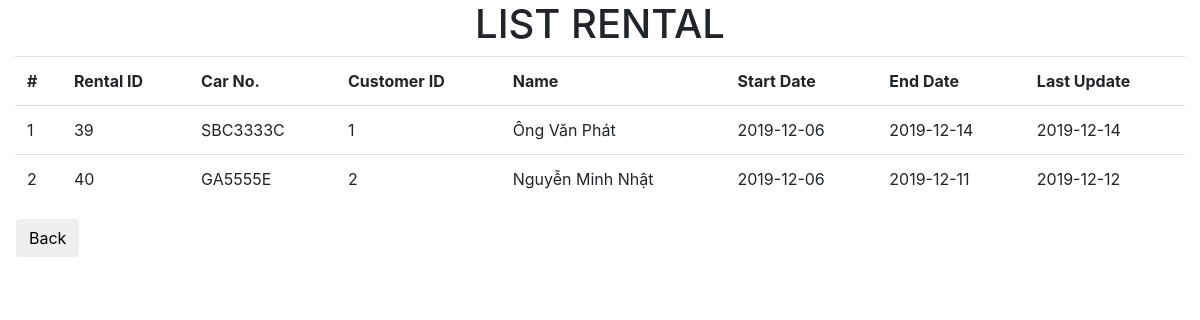
Screenshot of /index.php?action=rentalList with the database file from the repository.
### tables this page shows
CREATE TABLE `rentalrecords` (
  `rentalID` int(11) NOT NULL,
  `carRegNo` varchar(25) DEFAULT NULL,
  `customerID` int(11) DEFAULT NULL,
  `startDate` date NOT NULL,
  `endDate` date NOT NULL,
  `lastUpdate` date NOT NULL
);

CREATE TABLE `customers` (
  `customerID` int(11) NOT NULL,
  `customerName` varchar(60) NOT NULL,
  `address` varchar(250) NOT NULL,
  `phone` int(11) NOT NULL,
  `discount` decimal(10,2) NOT NULL
);

### index.php (called while the page is built, shortened)
<?php
require_once "controller/controllerRental.php";
$controller = new ControllerRental();
$controller->invoke();

### model/CarRental.php (called while the page is built, shortened)
<?php
class CarRental
{
    public static function getRentalRecords()
    {
        $connection = Database::connectDB();
        $query = "SELECT r.*,c.customerName FROM rentalRecords r INNER JOIN customers c ON c.customerID = r.customerID";
        try {
            $stmt = $connection->prepare($query);
            $stmt->execute();
            $result = $stmt->fetchAll(PDO::FETCH_ASSOC);
            return $result;
        } catch (PDOException $e) {
            date_default_timezone_set("Asia/Bangkok");
            $date = date("d:m:y h:i:s");
            file_put_contents('getRentalRecordLog.txt', $date." ".$e->getMessage()."\n\n", 8);
            return false;
        }
    }
}

### view/rental/rentalList.php (the view, shortened to what this page needs)
<!doctype html>
<html lang="en">
<head>
    <link rel="stylesheet" href="view/bootstrap4/css/bootstrap.min.css">
</head>
<body>
<div class="container-fluid">
    <h1 class="text-center">LIST RENTAL</h1>
    <table class="table">
        <tr>
            <th>#</th>
            <th>Rental ID</th>
            <th>Car No.</th>
            <th>Customer ID</th>
            <th>Name</th>
            <th>Start Date</th>
            <th>End Date</th>
            <th>Last Update</th>
        </tr>
        <?php $count = 1;
        foreach ($rentalList as $value):?>
            <tr>
                <td><?php echo $count++; ?></td>
                <td><?php echo $value['rentalID']; ?></td>
                <td><?php echo $value['carRegNo']; ?></td>
                <td><?php echo $value['customerID']; ?></td>
                <td><?php echo $value['customerName']; ?></td>
                <td><?php echo $value['startDate']; ?></td>
                <td><?php echo $value['endDate']; ?></td>
                <td><?php echo $value['lastUpdate']; ?></td>
            </tr>
        <?php endforeach; ?>
    </table>
</div>
<button class="btn ml-3" onclick="window.location.href='index.php'">Back</button>
</body>
</html>

### rows the page displays
rentalrecords: rentalID "39", carRegNo "SBC3333C", customerID "1", customerID.customerName "Ông Văn Phát", startDate "2019-12-06", endDate "2019-12-14", lastUpdate "2019-12-14"
rentalrecords: rentalID "40", carRegNo "GA5555E", customerID "2", customerID.customerName "Nguyễn Minh Nhật", startDate "2019-12-06", endDate "2019-12-11", lastUpdate "2019-12-12"
